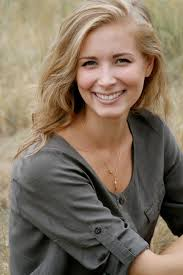
#> input picture data/face.jpg, 183 x 275 px
$ python face_detection_in_image.py   (older library calls are emulated)
#> lines starting #> are read from the running program, lines starting #| are printed output that depends on the picture; after the words box and inside, x2 and y2 are one past the last pixel; in counts of white or black regions, pixels touching at a corner belong together
import cv2
import matplotlib.pyplot as plt


# Get user supplied values
imagePath = "../data/face.jpg"
cascPath = "/usr/local/share/OpenCV/haarcascades/haarcascade_frontalface_default.xml"


# Create the haar cascade
faceCascade = cv2.CascadeClassifier(cascPath)


# Create the haar cascade
faceCascade = cv2.CascadeClassifier(cascPath)


# Read the image
image = cv2.imread(imagePath)
#> image is the input picture: shape (275, 183, 3); mean B, G, R 96, 113.1, 128.6


plt.imshow(image)
plt.show()


gray = cv2.cvtColor(image, cv2.COLOR_BGR2GRAY)
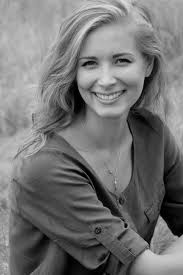
#> gray: shape (275, 183); min 0, max 224, mean 115.8


# Detect faces in the image
faces = faceCascade.detectMultiScale(
   gray,
   scaleFactor=1.1,
   minNeighbors=5,
   minSize=(30, 30),
   flags = cv2.CASCADE_SCALE_IMAGE #flags = cv2.cv.CV_HAAR_SCALE_IMAGE
)
#> faces = [[11, 58, 56, 56], [62, 30, 86, 86]]


print("Found {0} faces!".format(len(faces)))
#| Found 2 faces!


# Draw a rectangle around the faces
for (x, y, w, h) in faces:
    cv2.rectangle(image, (x, y), (x+w, y+h), (0, 255, 0), 2)
#> this loop made 2 passes
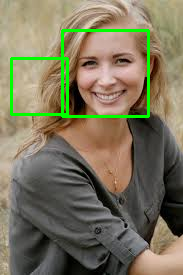
#> image: shape (275, 183, 3); 3.33% of pixels changed, all inside (x1, y1, x2, y2) = (10, 29, 150, 118)


plt.imshow(image)
plt.show()
